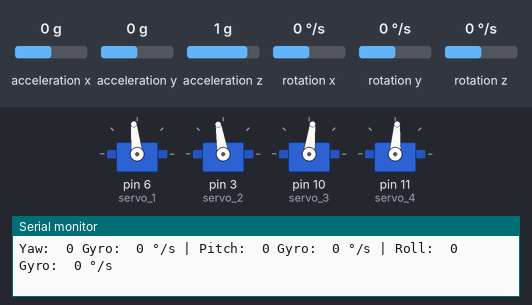
A sketch run on a simulated Arduino Uno, built with avr-gcc and run on an emulated ATmega328P. On the bench: 4 × servo, the last lines printed to the serial monitor. The inputs (shaded band) are chosen by the test bench; at power-on: rotation z 0 °/s, acceleration x 0 g, acceleration y 0 g, acceleration z 1 g, rotation x 0 °/s, rotation y 0 °/s.

Above: at 4.2 s.
4.3 s: rotation z set to -192 °/s
At 5.2 s:
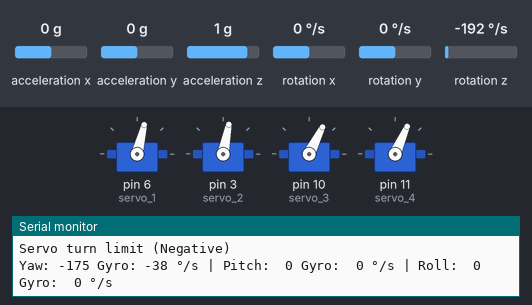
5.8 s: rotation z set to 100 °/s
At 6.3 s:
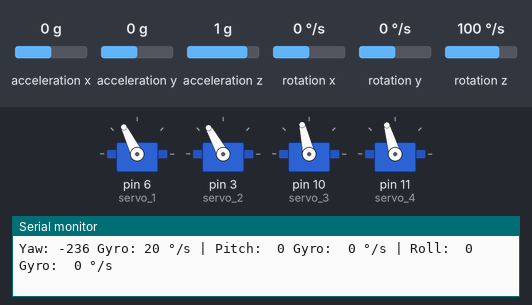
7.3 s: rotation z set to 21 °/s
At 8.0 s:
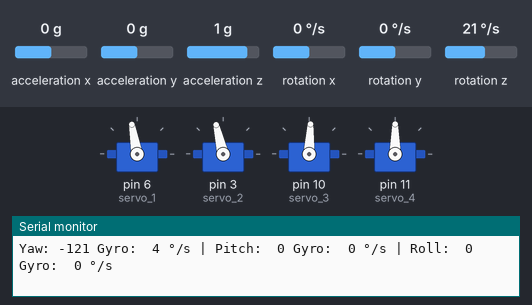
8.8 s: rotation z set to -29 °/s
At 10.0 s:
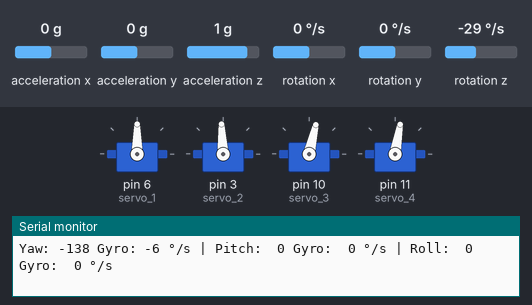
10.3 s: rotation z set to 0 °/s
At 10.8 s:
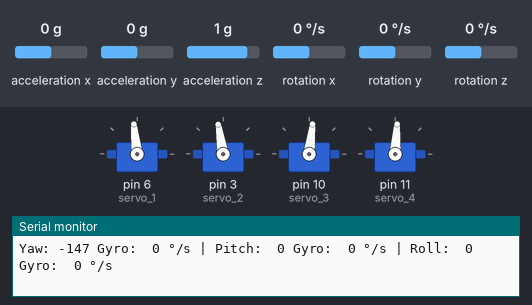
11.8 s: rotation z set to -100 °/s
At 12.5 s:
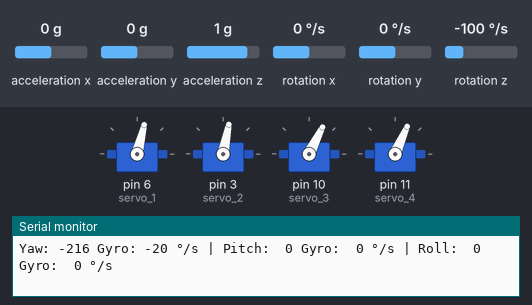
Timing chart, 0 to 14.3 s (numbered marks = the images above; inputs shaded):
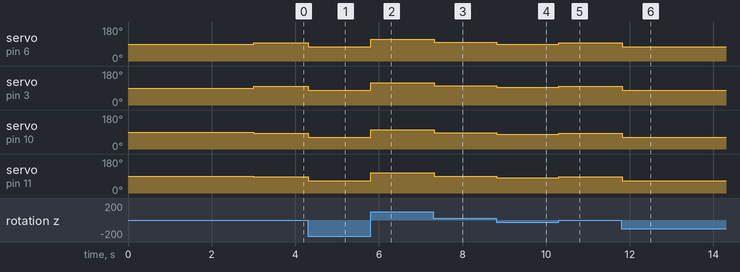

The sketch:

FlightSoftware.ino
```cpp
#include "FlightSoftware.h"

FlightSoftware flightSoftware;

void setup() {
    flightSoftware.begin();
}

void loop() {
    flightSoftware.update();
}
```

FlightSoftware.h
```cpp
#ifndef FLIGHT_SOFTWARE_H
#define FLIGHT_SOFTWARE_H

#include <Servo.h>
#include <MPU6050_tockn.h>
#include <Wire.h>
#include <Kalman.h>

class FlightSoftware {
public:
    FlightSoftware();
    void begin();
    void update();

private:
    MPU6050 mpu6050;
    Servo servo_1, servo_2, servo_3, servo_4;
    Kalman kalmanX, kalmanY, kalmanZ;

    int servo_1_const, servo_2_const, servo_3_const, servo_4_const;
    int constant;

    void processMovement(int GyroZ);
    void printSensorData(int Yaw, int Pitch, int Roll, int GyroZ, int GyroY, int GyroX);
};

#endif
```

FlightSoftware.cpp
```cpp
#include "FlightSoftware.h"

FlightSoftware::FlightSoftware() : mpu6050(Wire) {}

void FlightSoftware::begin() {
    Serial.begin(115200);
    Wire.begin();

    mpu6050.begin();
    mpu6050.calcGyroOffsets();
    Serial.println("Sensor is ready");

    servo_1.attach(6);
    servo_2.attach(3);
    servo_3.attach(10);
    servo_4.attach(11);

    servo_1_const = 96;
    servo_2_const = 99;
    servo_3_const = 83;
    servo_4_const = 86;

    constant = 5;

    servo_1.write(servo_1_const);
    servo_2.write(servo_2_const);
    servo_3.write(servo_3_const);
    servo_4.write(servo_4_const);
}

void FlightSoftware::update() {
    mpu6050.update();

    int Yaw = round(mpu6050.getAngleZ());
    int Pitch = round(mpu6050.getAngleY());
    int Roll = round(mpu6050.getAngleX());

    int filteredYaw = kalmanZ.getAngle(Yaw, mpu6050.getGyroZ(), 0.001);
    int filteredPitch = kalmanY.getAngle(Pitch, mpu6050.getGyroY(), 0.001);
    int filteredRoll = kalmanX.getAngle(Roll, mpu6050.getGyroX(), 0.001);

    int GyroZ = round(mpu6050.getGyroZ() / constant);
    int GyroY = round(mpu6050.getGyroY() / constant);
    int GyroX = round(mpu6050.getGyroX() / constant);

    printSensorData(Yaw, Pitch, Roll, GyroZ, GyroY, GyroX);
    processMovement(GyroZ);

    digitalWrite(13, HIGH);
    delay(20);
}

void FlightSoftware::processMovement(int GyroZ) {
    if (GyroZ > 25) {
        Serial.println("Servo turn limit (Positive)");
        servo_1.write(20 + servo_1_const);
        servo_2.write(20 + servo_2_const);
        servo_3.write(20 + servo_3_const);
        servo_4.write(20 + servo_4_const);
    }
    else if (GyroZ < -25) {
        Serial.println("Servo turn limit (Negative)");
        servo_1.write(-20 + servo_1_const);
        servo_2.write(-20 + servo_2_const);
        servo_3.write(-20 + servo_3_const);
        servo_4.write(-20 + servo_4_const);
    }
    else {
        servo_1.write(GyroZ + servo_1_const);
        servo_2.write(GyroZ + servo_2_const);
        servo_3.write(GyroZ + servo_3_const);
        servo_4.write(GyroZ + servo_4_const);
    }
}

void FlightSoftware::printSensorData(int Yaw, int Pitch, int Roll, int GyroZ, int GyroY, int GyroX) {
    char buffer[80];
    sprintf(buffer, "Yaw: %2d Gyro: %2d °/s | Pitch: %2d Gyro: %2d °/s | Roll: %2d Gyro: %2d °/s ",
            Yaw, GyroZ, Pitch, GyroY, Roll, GyroX);
    Serial.println(buffer);
}
```

Measured:
- after the input at 4.3 s, servo on pin 6 (servo_1): 96° → 76° at once; servo on pin 3 (servo_2): 99° → 79° at once; servo on pin 10 (servo_3): 83° → 63° at once; servo on pin 11 (servo_4): 86° → 66° at once
- after the input at 5.8 s, servo on pin 6 (servo_1): 76° → 116° at once; servo on pin 3 (servo_2): 79° → 119° at once; servo on pin 10 (servo_3): 63° → 103° at once; servo on pin 11 (servo_4): 66° → 106° at once
- after the input at 7.3 s, servo on pin 6 (servo_1): 116° → 100° at once; servo on pin 3 (servo_2): 119° → 103° at once; servo on pin 10 (servo_3): 103° → 87° at once; servo on pin 11 (servo_4): 106° → 90° at once
- after the input at 8.8 s, servo on pin 6 (servo_1): 100° → 90° at once; servo on pin 3 (servo_2): 103° → 93° at once; servo on pin 10 (servo_3): 87° → 77° at once; servo on pin 11 (servo_4): 90° → 80° at once
- after the input at 10.3 s, servo on pin 6 (servo_1): 90° → 96° at once; servo on pin 3 (servo_2): 93° → 99° at once; servo on pin 10 (servo_3): 77° → 83° at once; servo on pin 11 (servo_4): 80° → 86° at once
- after the input at 11.8 s, servo on pin 6 (servo_1): 96° → 76° at once; servo on pin 3 (servo_2): 99° → 79° at once; servo on pin 10 (servo_3): 83° → 63° at once; servo on pin 11 (servo_4): 86° → 66° at once
